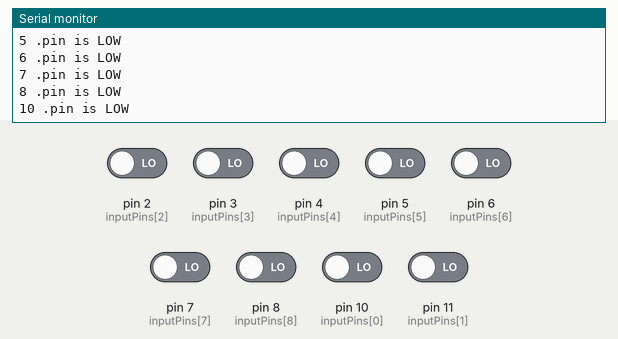
The sketch below on a simulated Arduino Uno, built with avr-gcc and run on an emulated ATmega328P. Parts: the last lines printed to the serial monitor. Inputs (shaded band) come from the test bench; at power-on: pin 2 (inputPins[2]), pin 3 (inputPins[3]), pin 4 (inputPins[4]), pin 5 (inputPins[5]), pin 6 (inputPins[6]), pin 7 (inputPins[7]), pin 8 (inputPins[8]), pin 10 (inputPins[0]), pin 11 (inputPins[1]) LOW.

Above: at 9.8 s.
9.9 s: pin 2 (inputPins[2]) driven HIGH
At 11.8 s:
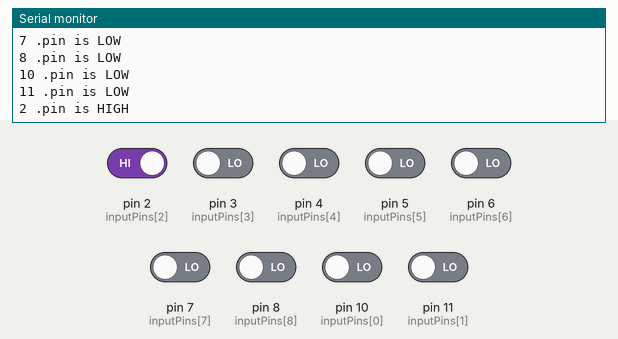
21.2 s: pin 3 (inputPins[3]) driven HIGH
25.7 s: pin 4 (inputPins[4]) driven HIGH
30.2 s: pin 5 (inputPins[5]) driven HIGH
At 32.8 s:
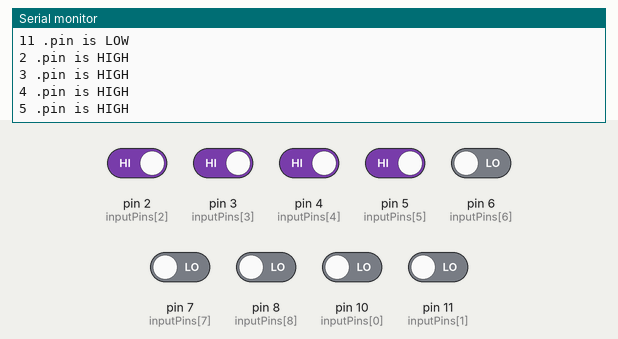
34.7 s: pin 6 (inputPins[6]) driven HIGH
39.2 s: pin 7 (inputPins[7]) driven HIGH
At 43.8 s:
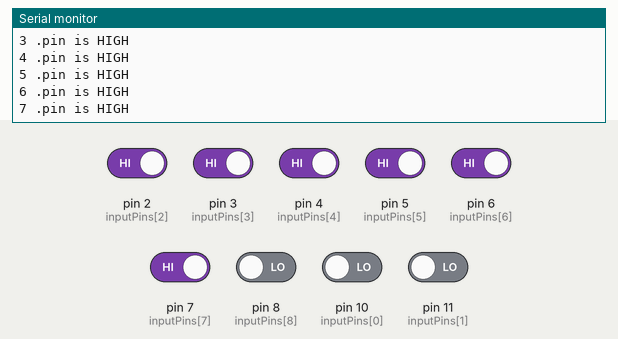
Timing chart, 0 to 44.7 s (numbered marks = the images above; inputs shaded):
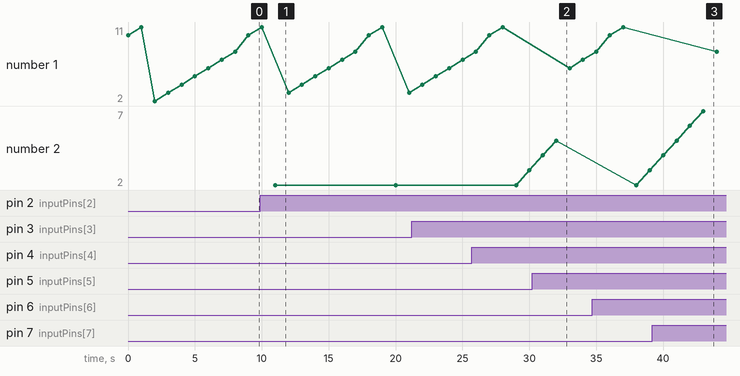

The sketch:

sketch_jan30b.ino
```cpp
int inputPins[] = {10, 11, 2, 3, 4, 5, 6, 7, 8, 9};


void setup() {
  pinMode(inputPins[10,11, 2, 3, 4, 5, 6, 7, 8, 9], INPUT);
  Serial.begin(9600);
}

void loop() {
  for(int i=0; i<9; i++) {
    if(digitalRead(inputPins[i]) == HIGH) {
      Serial.print(inputPins[i]);
      Serial.println(" .pin is HIGH");
    }
    else if(digitalRead(inputPins[i]) == LOW) {
      Serial.print(inputPins[i]);
      Serial.println(" .pin is LOW");
    }
    delay(1000);
  }

}
```

Measured:
- after the input at 9.9 s, the serial monitor: prints a new line after 1.1 s (image 1)
- after the input at 30.2 s, the serial monitor: prints a new line after 1.8 s (image 2)
- after the input at 39.2 s, the serial monitor: prints a new line after 3.8 s (image 3)
